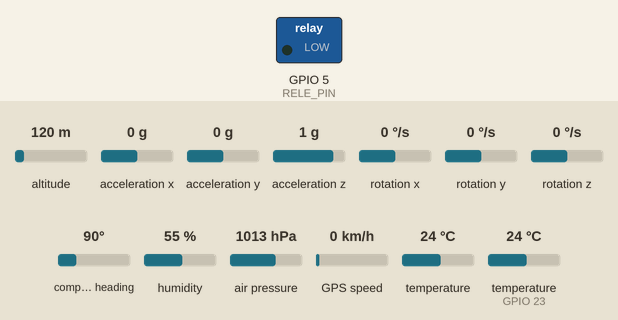
A sketch run on a simulated ESP32. Parts: switched loads named in the sketch (green lamp = pin HIGH). The test bench sets the inputs (shaded band); at power-on: air pressure 1013 hPa, altitude 120 m, acceleration x 0 g, acceleration y 0 g, acceleration z 1 g, rotation x 0 °/s, rotation y 0 °/s, rotation z 0 °/s, compass heading 90°, humidity 55 %, GPS speed 0 km/h, temperature 24 °C, temperature (sensor on GPIO 23) 24 °C. Storage starts empty; the GPS gets a fix after 3 s at 37.7749, -122.4194 with 8 satellites; what the sketch prints to the serial monitor is not drawn.

Above: at 2.2 s.
2.3 s: air pressure set to 1004 hPa
3.9 s: air pressure set to 1000 hPa
At 5.0 s:
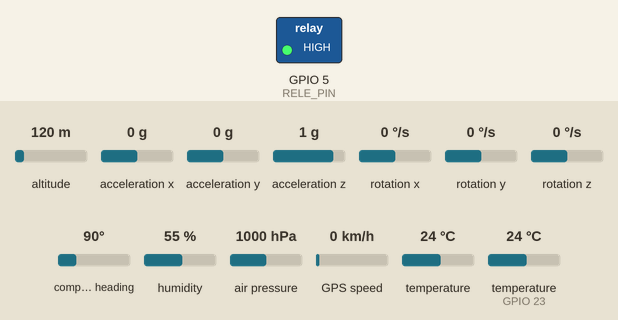
Timing chart, 0 to 6.9 s (numbered marks = the images above; inputs shaded):
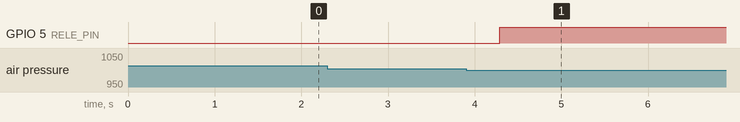

The sketch:

CUBESAT_ALL.ino.ino
```cpp
#include "FS.h"
#include "SD.h"
#include "SPI.h"
#include <TinyGPS++.h>
#include <Wire.h>
#include <Adafruit_Sensor.h>
#include <Adafruit_HMC5883_U.h>
#include <Adafruit_BMP280.h>
#include <Adafruit_MPU6050.h>
#include <DHT.h>
#include <DHT_U.h>

HardwareSerial GPSSerial(0);
TinyGPSPlus GPS;

Adafruit_HMC5883_Unified mag = Adafruit_HMC5883_Unified(12345);
Adafruit_BMP280 bmp;
Adafruit_MPU6050 mpu;

#define DHTPIN 23
#define DHTTYPE DHT22

#define RELE_PIN 5
float altitudInicial = -1; // Se inicializa a -1 para indicar que aún no se ha establecido

DHT dht(DHTPIN, DHTTYPE);

String nombreArchivo;

void setup() {
  Serial.begin(9600);
  GPSSerial.begin(9600, SERIAL_8N1, -1, -1);

  if (!SD.begin(21)) {
    Serial.println("Card Mount Failed");
    return;
  }

  // Inicializa otros sensores (HMC5883L, BMP280, MPU6050, DHT22)
  if (!mag.begin()) {
    Serial.println("Error con HMC5883L. ¡Revisa tus conexiones!");
    while (1);
  }
  if (!bmp.begin(0x76)) {
    Serial.println("Error con BMP280. ¡Revisa tus conexiones!");
    while (1);
  }
  if (!mpu.begin()) {
    Serial.println("Error con MPU6050. ¡Revisa tus conexiones!");
    while (1);
  }
  dht.begin();

  pinMode(RELE_PIN, OUTPUT);
  digitalWrite(RELE_PIN, LOW); // Inicia con el rele desactivado

  while (altitudInicial == -1) {
    float altitudLeida = bmp.readAltitude(1013.25); // Lee la altitud
    if (!isnan(altitudLeida)) {
      altitudInicial = altitudLeida; // Establece la altitud inicial si la lectura es válida
    }
    delay(1000); // Espera antes de la próxima lectura, ajusta según sea necesario
  }

  // Encuentra el nombre del nuevo archivo de datos
  nombreArchivo = encontrarNuevoNombreArchivo();
  writeFile(SD, nombreArchivo.c_str(), "");

  // Escribe la cabecera en el nuevo archivo de datos
  String header = "Fecha, Hora, Latitud, Longitud, Altitud GPS, Satelites, Temperatura BMP280, Presion BMP280, Altitud BMP280, Aceleracion X MPU6050, Aceleracion Y MPU6050, Aceleracion Z MPU6050, Giro X MPU6050, Giro Y MPU6050, Giro Z MPU6050, Temperatura MPU6050, Humedad DHT22, Temperatura DHT22\n";
  appendFile(SD, nombreArchivo.c_str(), header.c_str());

}

void loop() {
  recopilarDatos();
  verificarAltitudParaDesacople();
  delay(500); // Espera entre lecturas
}

void recopilarDatos() {
  String dataString = "";

  // Leer datos del GPS
  while (GPSSerial.available()) {
    if (GPS.encode(GPSSerial.read())) {
      if (GPS.location.isValid()) {
        dataString += String(GPS.date.day()) + "/" + String(GPS.date.month()) + "/" + String(GPS.date.year()) + ", ";
        dataString += String(GPS.time.hour()) + ":" + String(GPS.time.minute()) + ":" + String(GPS.time.second()) + ", ";
        dataString += String(GPS.location.lat(), 6) + ", ";
        dataString += String(GPS.location.lng(), 6) + ", ";
        dataString += String(GPS.altitude.meters(), 0) + ", ";
        dataString += String(GPS.satellites.value()) + ", ";
      }
    }
  }

  // Leer datos del BMP280
  dataString += String(bmp.readTemperature()) + ", ";
  dataString += String(bmp.readPressure()) + ", ";
  dataString += String(bmp.readAltitude(1013.25)) + ", ";

  // Leer datos del MPU6050
  sensors_event_t a, g, temp;
  mpu.getEvent(&a, &g, &temp);
  dataString += String(a.acceleration.x) + ", ";
  dataString += String(a.acceleration.y) + ", ";
  dataString += String(a.acceleration.z) + ", ";
  dataString += String(g.gyro.x) + ", ";
  dataString += String(g.gyro.y) + ", ";
  dataString += String(g.gyro.z) + ", ";
  dataString += String(temp.temperature) + ", ";

  // Leer datos del DHT22
  float h = dht.readHumidity();
  float t = dht.readTemperature();
  if (!isnan(h) && !isnan(t)) {
    dataString += String(h) + ", ";
    dataString += String(t);
  }

  dataString += "\n";

  // Escribir datos en la tarjeta SD
  appendFile(SD, nombreArchivo.c_str(), dataString.c_str());
}

void verificarAltitudParaDesacople() {
  float altitudActual = bmp.readAltitude(1013.25); // Lee la altitud actual

  if (!isnan(altitudActual) && (altitudActual - altitudInicial) >= 100.0) {
    digitalWrite(RELE_PIN, HIGH); // Activa el rele si la diferencia de altitud es de al menos 100 metros
  }
}

String encontrarNuevoNombreArchivo() {
  int numeroArchivo = 1;
  String nombreBase = "/datos_sensores_";
  String extension = ".txt";
  while (true) {
    String nombreCompleto = nombreBase + numeroArchivo + extension;
    if (!SD.exists(nombreCompleto.c_str())) {
      return nombreCompleto;
    }
    numeroArchivo++;
  }
}

void writeFile(fs::FS &fs, const char * path, const char * message){
    Serial.printf("Writing file: %s\n", path);

    File file = fs.open(path, FILE_WRITE);
    if(!file){
        Serial.println("Failed to open file for writing");
        return;
    }
    if(file.print(message)){
        Serial.println("File written");
    } else {
        Serial.println("Write failed");
    }
    file.close();
}

void appendFile(fs::FS &fs, const char * path, const char * message) {
  Serial.printf("Appending to file: %s\n", path);

  File file = fs.open(path, FILE_APPEND);
  if (!file) {
    Serial.println("Failed to open file for appending");
    return;
  }
  if (file.print(message)) {
    Serial.println("Message appended");
  } else {
    Serial.println("Append failed");
  }
  file.close();
}
```

Measured:
- the behaviour switches between 1002 and 1001 hPa on air pressure (found by bisection; images 0 and 1)
- after the input at 2.3 s, every drawn part: stays the same
- after the input at 3.9 s, GPIO 5 (RELE_PIN): LOW → HIGH after 0.39 s
